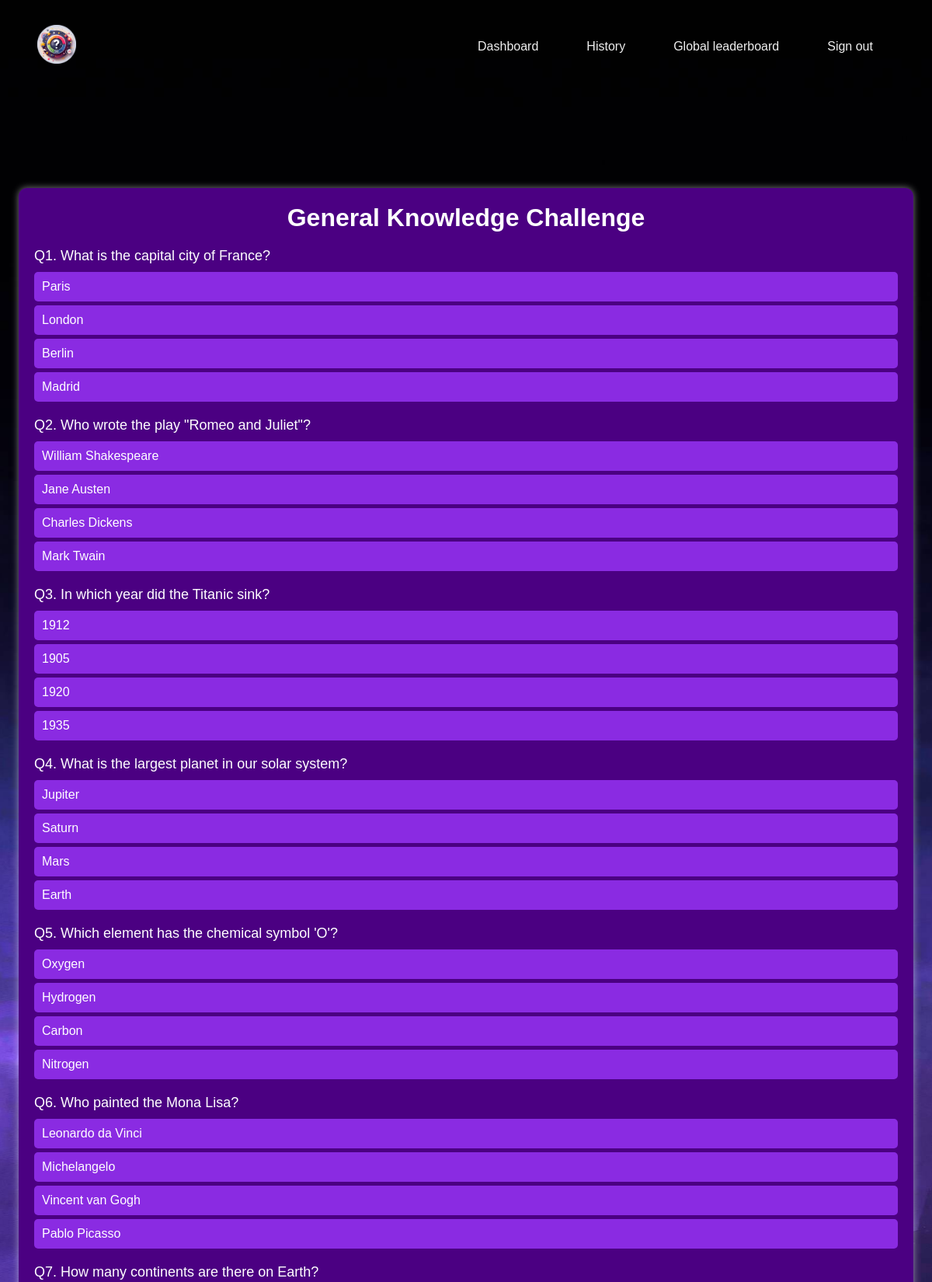
The app's page /quiz/1 (signed in, upper part) with its own data.
### tables this page shows
CREATE TABLE Quizzes (
    quiz_id INTEGER PRIMARY KEY AUTOINCREMENT,
    title TEXT NOT NULL,
    description TEXT
);

CREATE TABLE Questions (
    question_id INTEGER PRIMARY KEY,
    quiz_id INTEGER NOT NULL,
    question_text TEXT NOT NULL,
    FOREIGN KEY (quiz_id) REFERENCES Quizzes(quiz_id)
);

CREATE TABLE Answers (
    answer_id INTEGER PRIMARY KEY,
    question_id INTEGER NOT NULL,
    answer_text TEXT NOT NULL,
    is_correct BOOLEAN NOT NULL,
    FOREIGN KEY (question_id) REFERENCES Questions(question_id)
);

### app.py (the view)
@app.route('/quiz/<int:quiz_id>')
@login_required
def quiz(quiz_id):
    quiz = db.execute("SELECT * FROM Quizzes WHERE quiz_id = ?",quiz_id)
    questions = db.execute("SELECT * FROM Questions WHERE quiz_id = ?",quiz_id)
    answers = get_answers(questions)
    return render_template('quiz.html',str=str,quiz_id = quiz_id,quiz= quiz, questions= questions ,answers  = answers)

### app.py (called while the page is built)
@app.after_request
def after_request(response):
    response.headers["Cache-Control"] = "no-cache, no-store, must-revalidate"
    response.headers["Expires"] = 0
    response.headers["Pragma"] = "no-cache"
    return response

def get_answers(questions):
    answers_dict = {}
    for question in questions:
        question_id = question['question_id']
        answers = db.execute("SELECT * FROM Answers WHERE question_id = ?", question_id)
        answers_dict[question_id] = answers
    return answers_dict

### helpers.py (called while the page is built)
def login_required(f):
    @wraps(f)
    def decorated_function(*args, **kwargs):
        if session.get("user_id") is None:
            return redirect("/login")
        return f(*args, **kwargs)
    return decorated_function

### templates/quiz.html (shortened to what this page needs)
{% extends "layout.html" %}
{% block links %}
<link rel="stylesheet" href="/static/quiz.css">
{% endblock %}
{% block main %}
<div class="quiz-container">
    <h1 class="quiz-title">{{ quiz[0]['title'] }}</h1>
    <form method="POST" action="/quizzed?quiz_id={{ quiz_id }}">
        {% for question in questions %}
            <div class="question">
                <p class="question-text">{{ "Q" + str(question['question_id']) +". " }}{{ question['question_text'] }}</p>
                <ul class="answer-list">
                    {% for answer in answers[question['question_id']] %}
                        <li class="answer-item">
                            <label class="answer-label" onclick="highlightOption(this)">
                                {{ answer['answer_text'] }}
                            </label>
                        </li>
                    {% endfor %}
                </ul>
            </div>
        {% endfor %}
    </form>
</div>
{% endblock %}

### static/quiz.css (style rules this page uses)
.quiz-container { max-width: 1200px; margin: 50px auto; padding: 20px; background-color: #4B0082; border-radius: 10px; box-shadow: 0 0 10px rgba(255, 255, 255, 0.5); }
.quiz-title { text-align: center; padding-bottom: 20px; }
.question { margin-bottom: 20px; }
.question-text { font-size: 18px; margin-bottom: 10px; }
.answer-list { list-style-type: none; padding: 0; }
.answer-item { margin-bottom: 5px; }
.answer-label { display: block; padding: 10px; background-color: #8A2BE2; border-radius: 5px; cursor: pointer; transition: background-color 0.3s ease-in-out; }

### static/layout.css (style rules this page uses)
* { margin: 0; padding: 0; box-sizing: border-box; font-family: Arial, Helvetica, sans-serif; }
:root { --white: white; --black: rgb(0, 0, 0); --links: 18px; --paragraph: 24px; --heading: 40px; --logoS: 100px; }
body { min-height: 100vh; min-width: 100%; background: url(/static/background.jpg); background-position: center; background-repeat: no-repeat; background-size: cover; background-attachment: fixed; }
* { box-sizing: border-box; }
body { margin: 0; font-family: 'Segoe UI'; }

### records on screen
Quizzes: title "General Knowledge Challenge"
Questions: question_id "Q1.", question_text "What is the capital city of France?"
Answers: answer_text "Paris"
Answers: answer_text "London"
Answers: answer_text "Berlin"
Answers: answer_text "Madrid"
Questions: question_id "Q2.", question_text "Who wrote the play \"Romeo and Juliet\"?"
Answers: answer_text "William Shakespeare"
Answers: answer_text "Jane Austen"
Answers: answer_text "Charles Dickens"
Answers: answer_text "Mark Twain"
Questions: question_id "Q3.", question_text "In which year did the Titanic sink?"
Answers: answer_text "1912"
Answers: answer_text "1905"
Answers: answer_text "1920"
Answers: answer_text "1935"
Questions: question_id "Q4.", question_text "What is the largest planet in our solar system?"
Answers: answer_text "Jupiter"
Answers: answer_text "Saturn"
Answers: answer_text "Mars"
Answers: answer_text "Earth"
Questions: question_id "Q5.", question_text "Which element has the chemical symbol 'O'?"
Answers: answer_text "Oxygen"
Answers: answer_text "Hydrogen"
Answers: answer_text "Carbon"
Answers: answer_text "Nitrogen"
Questions: question_id "Q6.", question_text "Who painted the Mona Lisa?"
Answers: answer_text "Leonardo da Vinci"
Answers: answer_text "Michelangelo"
Answers: answer_text "Vincent van Gogh"
Answers: answer_text "Pablo Picasso"
Questions: question_id "Q7.", question_text "How many continents are there on Earth?"
